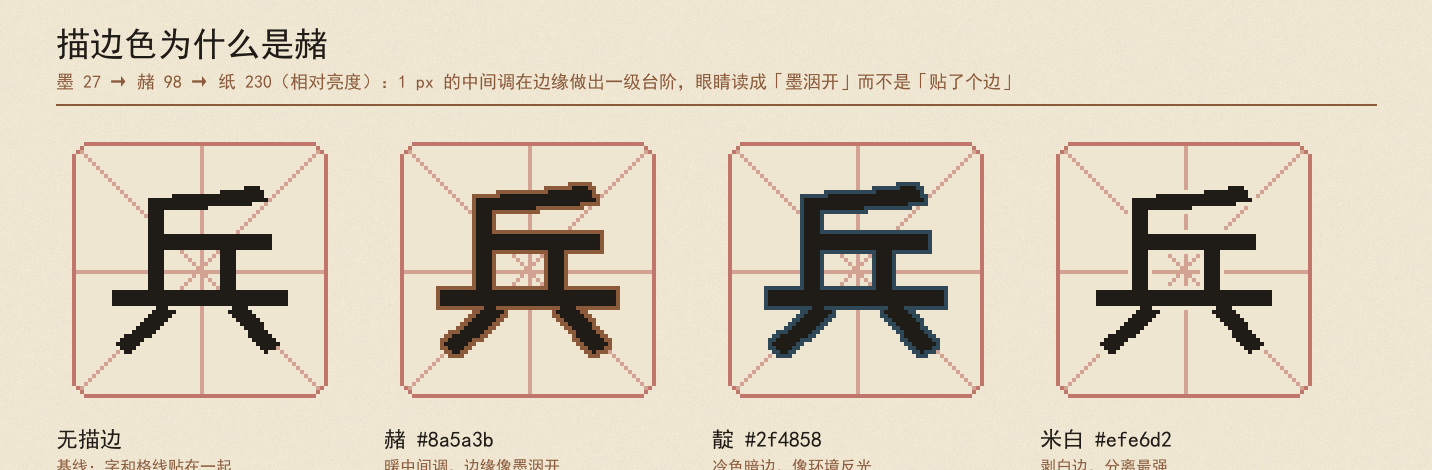
#> input picture art/outline_colors.png, 1432 x 470 px
$ python coarse_view.py ../outline_colors.png 5
#> lines starting #> are read from the running program, lines starting #| are printed output that depends on the picture
import sys
import numpy as np
from PIL import Image

path = sys.argv[1]
cols = int(sys.argv[2]) if len(sys.argv) > 2 else 100
im = Image.open(path).convert("L")
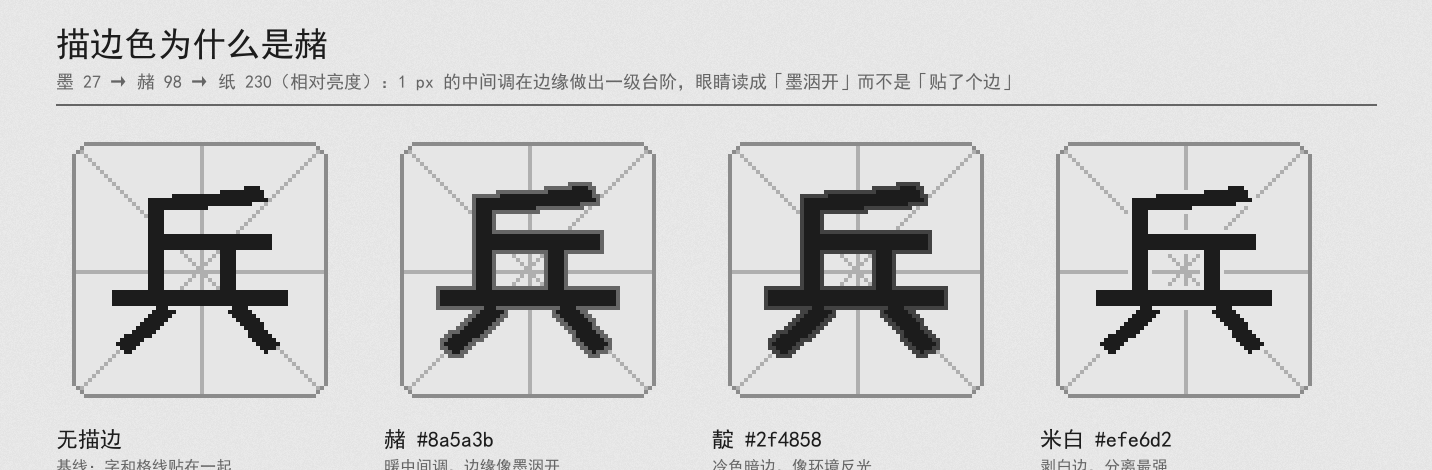
#> im: PIL image 1432x470 L; min 28, max 234, mean 209.6
a = np.array(im)
rows = max(1, int(cols * a.shape[0] / a.shape[1] * 0.5))
#> rows = 1
sm = np.array(im.resize((cols, rows), Image.BOX)).astype(int)
#> sm = [[207, 207, 208, 210, 216]]
ch = " .:-=+*#%@"
for row in sm:
    print("".join(ch[min(9, (255 - v) * 10 // 256)] for v in row))
#> this loop made 1 pass
